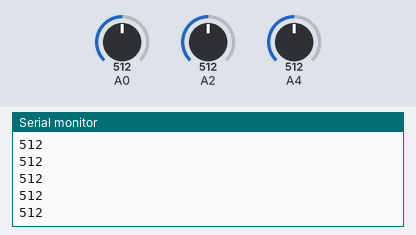
The sketch below on a simulated Arduino Uno, built with avr-gcc and run on an emulated ATmega328P. Shown: the last lines printed to the serial monitor. The test bench sets the inputs (shaded band); at power-on: A4 = 512, A0 = 512, A2 = 512. The ROS host is connected and sends only what is stated.

Above: at 1.2 s.
1.3 s: A4 set to 716
At 1.7 s:
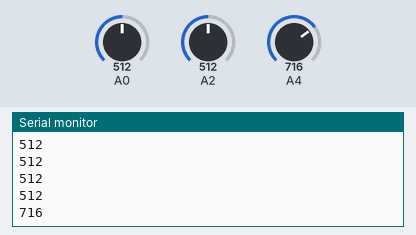
2.8 s: A4 set to 900
At 2.86 s:
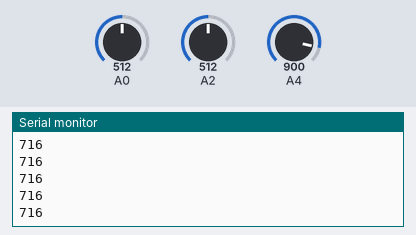
Timing chart, 0 to 5.8 s (numbered marks = the images above; inputs shaded):
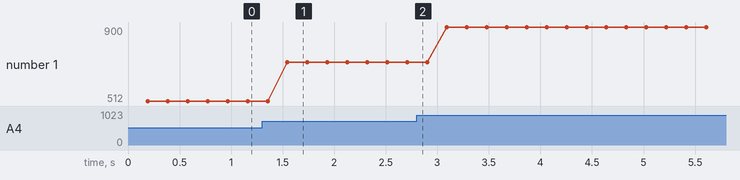

The sketch:

GSAS61_timestamp_3sensors.ino
```cpp
#include <ros.h>
#include <sensor_msgs/Range.h>
#include "ros/node_handle.h"
#include "ArduinoHardware.h"

ros::NodeHandle_<ArduinoHardware, 0, 5, 0, 256> nh;

sensor_msgs::Range sensor_msg0;
ros::Publisher gas_sensor_value0("gas_sensor_value_0", &sensor_msg0);
int sensorValue0;

sensor_msgs::Range sensor_msg1;
ros::Publisher gas_sensor_value1("gas_sensor_value_1", &sensor_msg1);
int sensorValue1;

sensor_msgs::Range sensor_msg2;
ros::Publisher gas_sensor_value2("gas_sensor_value_2", &sensor_msg2);
int sensorValue2;

void setup()
{
  nh.initNode();
  nh.advertise(gas_sensor_value0);
  nh.advertise(gas_sensor_value1);
  nh.advertise(gas_sensor_value2);

  Serial.begin(9600); // sets the serial port to 115200
  nh.getHardware()->setBaud(9600);
}

void loop()
{
  for(int i=0; i<3; i++)
  {
    delay(10);
    sensorValue0 = analogRead(0);       // read analog input pin 0
  }
  sensor_msg0.header.stamp = nh.now();
  sensor_msg0.range = sensorValue0;
  gas_sensor_value0.publish(&sensor_msg0);

  for(int i=0; i<3; i++)
  {
    delay(10);
    sensorValue1 = analogRead(2);       // read analog input pin 0
  }
  sensor_msg1.header.stamp = nh.now();
  sensor_msg1.range = sensorValue1;
  gas_sensor_value1.publish(&sensor_msg1);

  for(int i=0; i<3; i++)
  {
    delay(10);
    sensorValue2 = analogRead(4);       // read analog input pin 0
  }
  sensor_msg2.header.stamp = nh.now();
  sensor_msg2.range = sensorValue2;
  gas_sensor_value2.publish(&sensor_msg2);


  nh.spinOnce();
  delay(100);                        // wait 100ms for next reading
  Serial.print(sensorValue2);
  Serial.print("\n");
}
```

Measured:
- after the input at 1.3 s, the serial monitor: prints a new line after 0.25 s (image 1)
- plotted number 1: 512 → 716 after the input at 1.3 s, 716 → 900 after the input at 2.8 s
